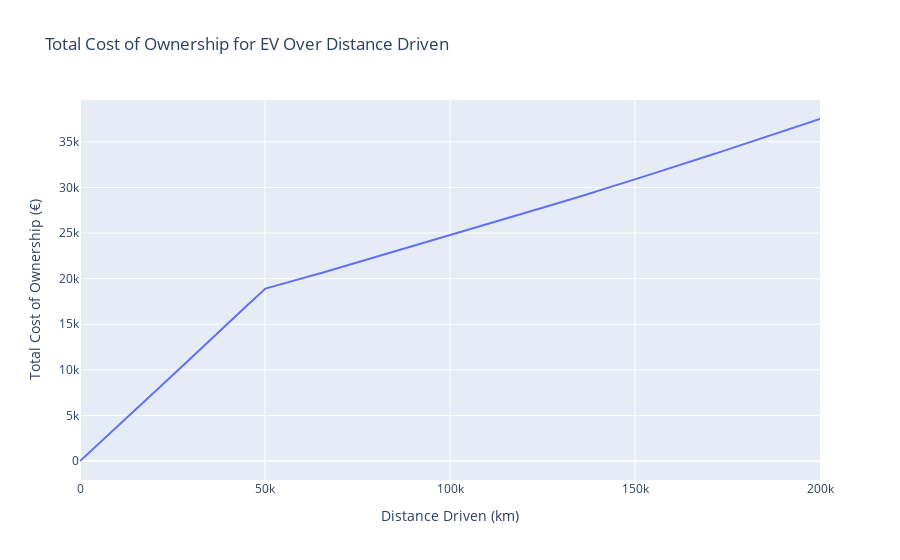

Notebook code cell kept with this figure:
### Code cell
%autoreload
from evpc.visualization.plot_tcos import generate_ev_tco_plot

fig = generate_ev_tco_plot(
    base_price=32000,
    distance_km=200000,
    km_per_year=25000,
    maintenance_rate_per_km=0.0,
    mean_price=0.26,
    consumption_per_100km=21,
)

fig.show()

### Figure 1 — Plotly figure (JSON) as saved in the notebook; plotly's stock layout.template omitted (floating-point values rounded to 4 significant figures; data arrays with more than 128 entries replaced by an {"elided": "..."} marker saying what was removed)
{"data": [{"mode": "lines", "name": "EV", "type": "scatter", "x": {"elided": "25000 float values"}, "y": {"elided": "25000 float values"}}], "layout": {"legend": {"title": {"text": "Vehicle Type"}}, "title": {"text": "Total Cost of Ownership for EV Over Distance Driven"}, "xaxis": {"title": {"text": "Distance Driven (km)"}}, "yaxis": {"title": {"text": "Total Cost of Ownership (€)"}}}}
